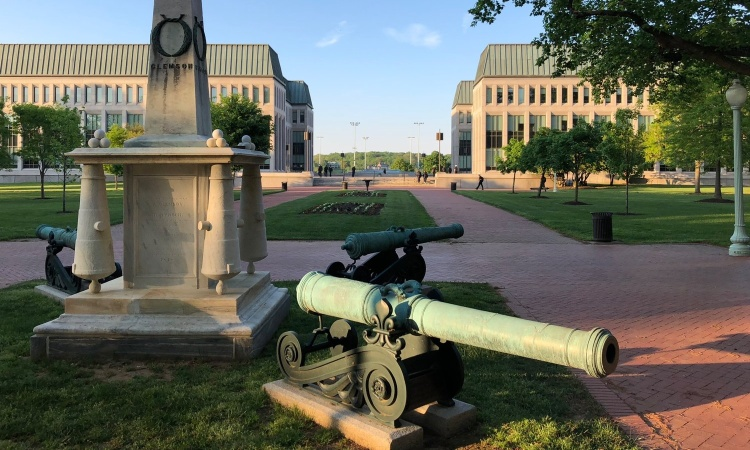
#> input picture lab01/usna_small.jpg, 750 x 450 px
$ python submit_adjust_image.py
#> lines starting #> are read from the running program, lines starting #| are printed output that depends on the picture
### lab01/lab01.py
#Spring 2022 SI475
# Jack Santina 235580
import cv2
import numpy as np

# This function applys the brightness and contrast
# settings to the provided image.
# Input:
#   I: an image as a Numpy N-dimensional array
#   brightness: how much to change the brightness by
#       integer in the range [-255, 255]
#   contrast: how much to change the contrast by
#       floating point (a value of 1.0 will not change
#       the contrast)
#
# Returns:
#   a new image showing the results of applying the
#       the supplied brightness and contrast settings

def adjust_image(I, brightness, contrast):
    result = np.zeros(I.shape, np.intc) # make new blank image
    for r, row in enumerate(I):
        for c, col in enumerate(row):
            for i, channel in enumerate(col):
                result[r][c][i] = contrast*channel + brightness

    result = np.clip(result, 0, 255)
    result = result.astype(I.dtype)
    return result


# This function applys a filter to an image
# Input:
#   I: an image as a Numpy N-dimensional array
#   h: the filter (kernel) as a 2-D Numpy array
#
# Returns:
#   a new image showing the results of applying the
#       the filter to the image I
# [63 lines left out: functions apply_filter, rotate_image, not called in this run]

# [28 lines of commented-out code are left out]

### lab01/submit_adjust_image.py
import cv2
import numpy as np
import hashlib
import sys, traceback

sys.dont_write_bytecode = True

from lab01 import adjust_image, apply_filter, rotate_image

try:
    I = cv2.imread('usna_small.jpg')
#> I is the input picture: shape (450, 750, 3); mean B, G, R 92.1, 104.8, 102.8
    h = hashlib.sha256()

    J = adjust_image(I, -300, 1)
#> in adjust_image, `result = np.clip(result, 0, 255)`: result: shape (450, 750, 3) int32; every value is 0
#> in adjust_image, `result = result.astype(I.dtype)`: result: shape (450, 750, 3); every value is 0
    h.update(J)
    if h.hexdigest() != '6d7f1c959fff039f5d49a859abe4146ca408ce8cc6ea9b2332fa4447cd70e59b':
        print ("FAIL adjust_image")
        sys.exit(-1)

    J = adjust_image(I, -50, 1.25)
#> call 2 of adjust_image, with brightness = -50, contrast = 1.25
#> in adjust_image (call 2), `result = np.clip(result, 0, 255)`:
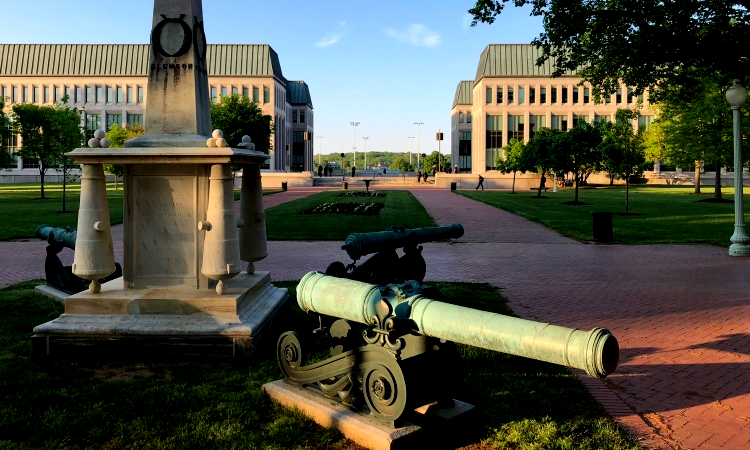
#> result: shape (450, 750, 3) int32; mean of channels 0, 1, 2 70.6, 83.3, 82.7; drawn as B, G, R
    h.update(J)
    if h.hexdigest() != '780856fc06829e43876494475147d0399dc6c3fdd4aeb00ebd9b1e5307c8afcb':
        print ("FAIL adjust_image")
        sys.exit(-1)

    J = adjust_image(I, 50, 0.75)
#> call 3 of adjust_image, with brightness = 50, contrast = 0.75
#> after the loop in adjust_image (call 3), `for r, row in enumerate(I):`:
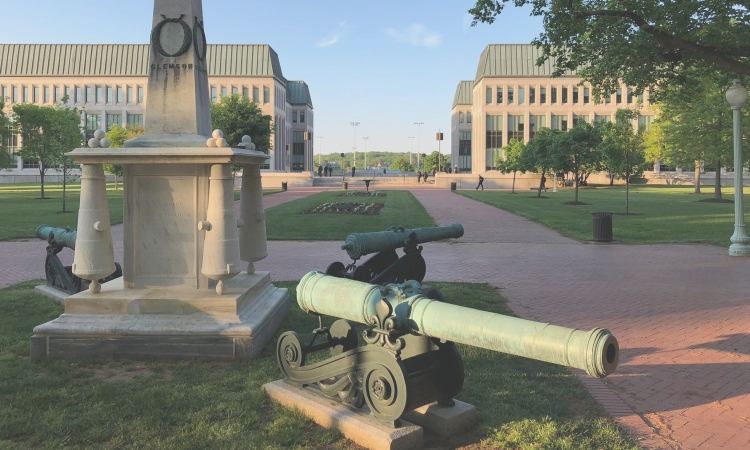
#> result: shape (450, 750, 3) int32; mean of channels 0, 1, 2 118.7, 128.2, 126.7; drawn as B, G, R
    h.update(J)
    if h.hexdigest() != '3ac9855aaad3a133f87e75c4feec962505a6e0d0e91ef7f933539fdd3ec2bbab':
        print ("FAIL adjust_image");
        sys.exit(-1)

    print ("PASS adjust_image")

except Exception as e:
    exc_type, exc_value, exc_traceback = sys.exc_info()
    print ("FAIL adjust_image:" +str(e))
    myerror = traceback.format_tb(exc_traceback)
    for line in myerror:
        line = str(line).split('\n')
        for item in line:
            print("ERROR:" +item)
